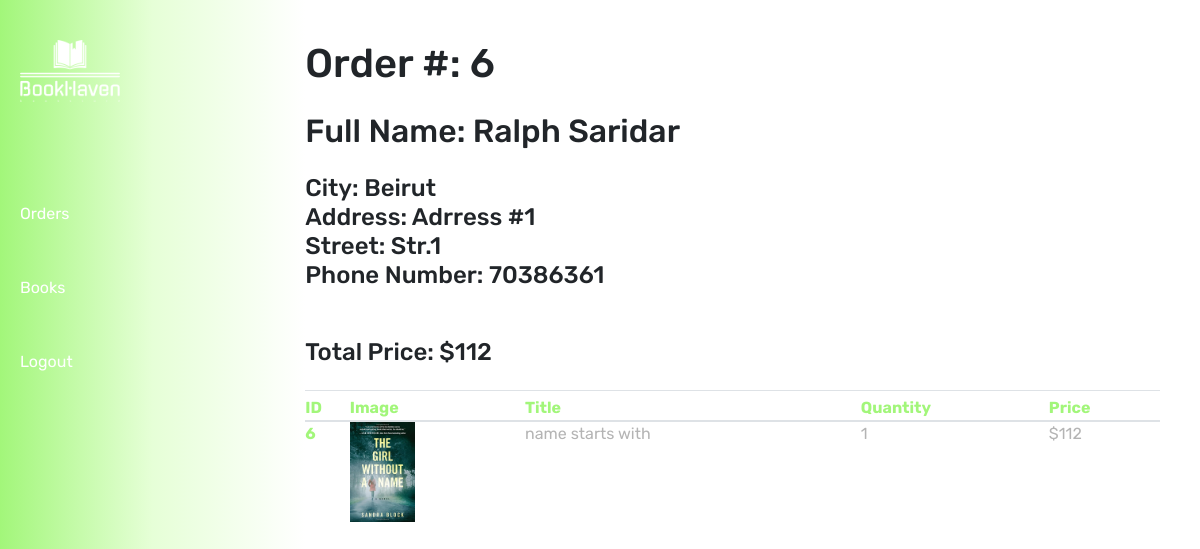
The app's page /admin/orderDetails.php?id=6 (signed in) with its own data.
### tables this page shows
CREATE TABLE `line_item` (
  `ID` int(11) NOT NULL,
  `Title` varchar(200) NOT NULL,
  `Price` int(8) NOT NULL,
  `Quantity` int(6) NOT NULL,
  `Image_link` varchar(300) NOT NULL,
  `Cart_ID` int(6) NOT NULL,
  `Book_ID` int(6) NOT NULL,
  `Order_ID` int(6) DEFAULT NULL
);

CREATE TABLE `order` (
  `ID` int(11) NOT NULL,
  `First_Name` varchar(100) NOT NULL,
  `Last_Name` varchar(100) NOT NULL,
  `City` varchar(100) NOT NULL,
  `Address` varchar(100) NOT NULL,
  `Street` varchar(100) NOT NULL,
  `Phone_Num` int(8) NOT NULL,
  `Cart_ID` int(11) NOT NULL,
  `User_ID` int(11) NOT NULL
);

### admin/orderDetails.php (the view, shortened to what this page needs)
<!DOCTYPE html>
<html lang="en">
<head>
    <link rel="stylesheet" href="../index.css">
    <link rel="stylesheet" href="../header.css">
    <link rel="stylesheet" href="https://maxcdn.bootstrapcdn.com/bootstrap/4.0.0/css/bootstrap.min.css">
</head>
<body style="width:100vw; display:flex">
    <?php include("../components/menuAdmin.php") ?>
    <div class="component_content">
        <?php
        include_once('../actions/admin/connection.php');
        $id = $_GET['id'];
        $sql = "SELECT `order`.*, line_item.Image_link, line_item.Title, line_item.Quantity, line_item.Price
        FROM `order`
        JOIN line_item ON `order`.ID = line_item.Order_ID
        WHERE `order`.ID = '$id'";
        $result = mysqli_query($con, $sql);
        if (mysqli_num_rows($result) > 0) {
            $total = 0;
            $rows = array();
            while ($row = $result->fetch_assoc()) {
                $total += $row["Quantity"] * $row["Price"];
                $rows[] = $row;
            }
            echo '<h1>Order #: ' . $rows[0]['ID'] . '</h1><br/>';
            echo '<h2>Full Name: ' . $rows[0]['First_Name'] . ' ' . $rows[0]['Last_Name'] . '</h2><br/>';
            echo '<h4>City: ' . $rows[0]['City'] . '</h4>';
            echo '<h4>Address: ' . $rows[0]['Address'] . '</h4>';
            echo '<h4>Street: ' . $rows[0]['Street'] . '</h4>';
            echo '<h4>Phone Number: ' . $rows[0]['Phone_Num'] . '</h4><br/><br/>';
            echo '<h4>Total Price: $' . $total . '</h4><br/>';
            echo '<table class="table half-full-height">
            <thead>
                <tr>
                    <th scope="col">ID</th>
                    <th scope="col">Image</th>
                    <th scope="col">Title</th>
                    <th scope="col">Quantity</th>
                    <th scope="col">Price</th>
                </tr>
            </thead>
            <tbody>';
            foreach ($rows as $row) {
                echo "<tr>
                <th scope='row'>" . $row["ID"] . "</th>
                <td><img src='../images/booksForHome/" . $row["Image_link"] . "'/></td>
                <td>" . $row["Title"] . "</td>
                <td>" . $row["Quantity"] . "</td>
                <td>$" . $row["Price"] . "</td>
            </tr>";
            }
            echo '</tbody>
            </table>';
        } else {
            echo "<tr><td colspan='5'>No books found</td></tr>";
        }
        ?>
    </div>
</body>
</html>

### index.css (style rules this page uses)
* { margin:0!important; padding:0!important; font-family: 'Rubik', sans-serif!important; overflow-x:hidden!important; }
body { padding:0!important; height:fit-content!important; }
.component_content { width: 100%; height: 100vh!important; padding-top: 40px!important; padding-bottom: 40px!important; padding-right: 40px!important; }
.table { overflow-y: auto!important; }
.component_content th { color:rgba(162.264, 246.263, 121.88, 1)!important }
.component_content tr { height: 30px!important; }
.component_content td { display: table-cell; vertical-align: middle; color: rgb(180, 180, 180)!important; }
td img { height: 100px!important; }
.half-full-height { max-height: 50vh!important; }

### records on screen
line_item: Order_ID.ID "6", Order_ID.First_Name "Ralph", Order_ID.Last_Name "Saridar", Order_ID.City "Beirut", Order_ID.Address "Adrress #1", Order_ID.Street "Str.1", Order_ID.Phone_Num "70386361", Image_link (picture), Title "name starts with", Quantity "1", Price "112"

### other values on screen
$total "112"
